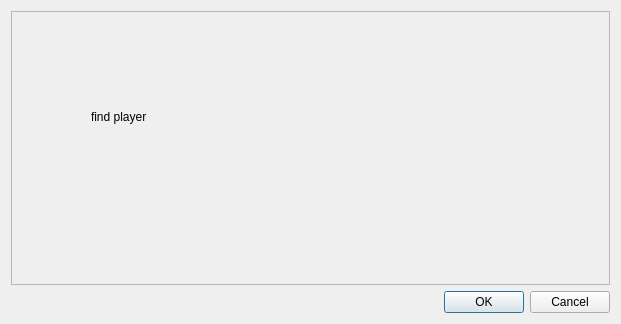
<?xml version="1.0" encoding="UTF-8"?>
<ui version="4.0">
 <class>DialogFindPlayer</class>
 <widget class="QDialog" name="DialogFindPlayer">
  <property name="geometry">
   <rect>
    <x>0</x>
    <y>0</y>
    <width>621</width>
    <height>324</height>
   </rect>
  </property>
  <property name="windowTitle">
   <string>Dialog</string>
  </property>
  <layout class="QVBoxLayout" name="verticalLayout">
   <item>
    <widget class="QFrame" name="frame">
     <property name="frameShape">
      <enum>QFrame::StyledPanel</enum>
     </property>
     <property name="frameShadow">
      <enum>QFrame::Raised</enum>
     </property>
     <widget class="QLabel" name="label">
      <property name="geometry">
       <rect>
        <x>80</x>
        <y>80</y>
        <width>151</width>
        <height>51</height>
       </rect>
      </property>
      <property name="text">
       <string>find player</string>
      </property>
     </widget>
    </widget>
   </item>
   <item>
    <widget class="QDialogButtonBox" name="buttonBox">
     <property name="orientation">
      <enum>Qt::Horizontal</enum>
     </property>
     <property name="standardButtons">
      <set>QDialogButtonBox::Cancel|QDialogButtonBox::Ok</set>
     </property>
    </widget>
   </item>
  </layout>
 </widget>
 <resources/>
 <connections>
  <connection>
   <sender>buttonBox</sender>
   <signal>accepted()</signal>
   <receiver>DialogFindPlayer</receiver>
   <slot>accept()</slot>
   <hints>
    <hint type="sourcelabel">
     <x>248</x>
     <y>254</y>
    </hint>
    <hint type="destinationlabel">
     <x>157</x>
     <y>274</y>
    </hint>
   </hints>
  </connection>
  <connection>
   <sender>buttonBox</sender>
   <signal>rejected()</signal>
   <receiver>DialogFindPlayer</receiver>
   <slot>reject()</slot>
   <hints>
    <hint type="sourcelabel">
     <x>316</x>
     <y>260</y>
    </hint>
    <hint type="destinationlabel">
     <x>286</x>
     <y>274</y>
    </hint>
   </hints>
  </connection>
 </connections>
</ui>
